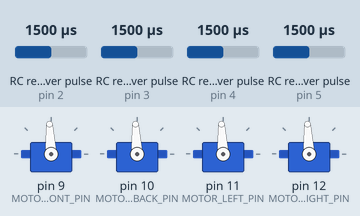
The sketch below on a simulated Arduino Uno, built with avr-gcc and run on an emulated ATmega328P. Parts: 4 × servo. Wiring (inferred from the names in the program): 4 × RC receiver channel: data pin 2 / data pin 3 / data pin 4 / data pin 5. The inputs (shaded band) are chosen by the test bench; at power-on: RC receiver pulse (sensors on pin 2, pin 3, pin 4, pin 5) 1500 µs.

Above: at 1.2 s.
1.3 s: RC receiver pulse (sensor on pin 2) set to 1020 µs
At 2.4 s:
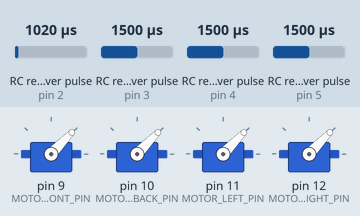
2.8 s: RC receiver pulse (sensor on pin 2) set to 1250 µs
At 3.6 s:
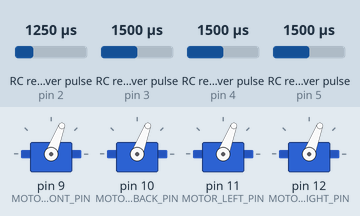
4.3 s: RC receiver pulse (sensor on pin 2) set to 1750 µs
At 4.7 s:
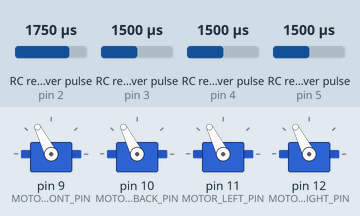
5.8 s: RC receiver pulse (sensor on pin 2) set to 1980 µs
At 7.0 s:
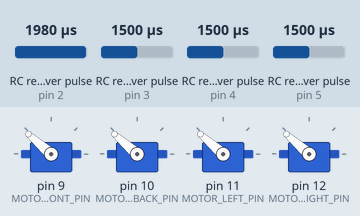
7.3 s: RC receiver pulse (sensor on pin 2) set to 1500 µs
At 8.2 s:
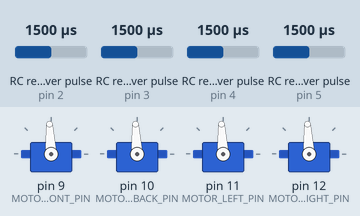
Timing chart, 0 to 9.8 s (numbered marks = the images above; inputs shaded):
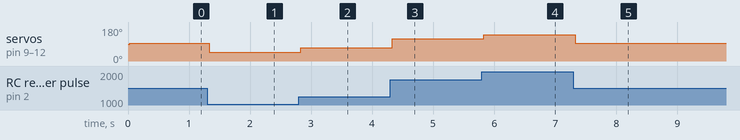

The sketch:

drone_flight_controller.ino
```cpp
#include <MPU6050.h>
#include <Wire.h>
#include <Servo.h>

// Define pins for motor control
#define MOTOR_FRONT_PIN 9
#define MOTOR_BACK_PIN 10
#define MOTOR_LEFT_PIN 11
#define MOTOR_RIGHT_PIN 12

// Define pins for RC receiver
#define THROTTLE_PIN 2
#define ROLL_PIN 3
#define PITCH_PIN 4
#define YAW_PIN 5

// Define constants for motor speed range
#define MOTOR_MIN_SPEED 1000
#define MOTOR_MAX_SPEED 2000

// Initialize servo objects for motor control
Servo motor_front;
Servo motor_back;
Servo motor_left;
Servo motor_right;

// Variables to store RC receiver values
int throttle, roll, pitch, yaw;

// Initialize MPU6050 object
MPU6050 gyro;

// Variables to store gyro data
float gyro_x, gyro_y, gyro_z;

// Function to initialize motors
void initializeMotors() {
  motor_front.attach(MOTOR_FRONT_PIN);
  motor_back.attach(MOTOR_BACK_PIN);
  motor_left.attach(MOTOR_LEFT_PIN);
  motor_right.attach(MOTOR_RIGHT_PIN);
}

// Function to initialize RC receiver
void initializeReceiver() {
  pinMode(THROTTLE_PIN, INPUT);
  pinMode(ROLL_PIN, INPUT);
  pinMode(PITCH_PIN, INPUT);
  pinMode(YAW_PIN, INPUT);
}

// Function to initialize gyro sensor
void initializeGyro() {
  Wire.begin();
  gyro.initialize();
  gyro.setDLPFMode(MPU6050_DLPF_BW_20);
}

// Function to read values from RC receiver
void readReceiver() {
  throttle = pulseIn(THROTTLE_PIN, HIGH);
  roll = pulseIn(ROLL_PIN, HIGH);
  pitch = pulseIn(PITCH_PIN, HIGH);
  yaw = pulseIn(YAW_PIN, HIGH);
}

// Function to read gyro sensor data
void readGyro() {
  //  gyro.getRotation(&gyro_x, &gyro_y, &gyro_z);
}

// Function to map RC receiver values to motor speeds
void mapReceiverToMotors() {
  int motor_front_speed = throttle;
  int motor_back_speed = throttle;
  int motor_left_speed = throttle;
  int motor_right_speed = throttle;

  // Adjust motor speeds based on roll, pitch, and yaw inputs
  // Implement your own logic here

  // Set motor speeds
  motor_front.writeMicroseconds(motor_front_speed);
  motor_back.writeMicroseconds(motor_back_speed);
  motor_left.writeMicroseconds(motor_left_speed);
  motor_right.writeMicroseconds(motor_right_speed);
}

void setup() {
  // Initialize motors
  initializeMotors();
  // Initialize RC receiver
  initializeReceiver();
  // Initialize gyro sensor
  initializeGyro();
}

void loop() {
  // Read values from RC receiver
  readReceiver();
  // Read gyro sensor data
  readGyro();
  // Map receiver values to motor speeds
  mapReceiverToMotors();
}
```

Measured:
- after the input at 1.3 s, servo on pin 9 (MOTOR_FRONT_PIN), servo on pin 10 (MOTOR_BACK_PIN), servo on pin 11 (MOTOR_LEFT_PIN), servo on pin 12 (MOTOR_RIGHT_PIN): 93° → 46° at once
- after the input at 2.8 s, servo on pin 9 (MOTOR_FRONT_PIN), servo on pin 10 (MOTOR_BACK_PIN), servo on pin 11 (MOTOR_LEFT_PIN), servo on pin 12 (MOTOR_RIGHT_PIN): 46° → 69° at once
- after the input at 4.3 s, servo on pin 9 (MOTOR_FRONT_PIN), servo on pin 10 (MOTOR_BACK_PIN), servo on pin 11 (MOTOR_LEFT_PIN), servo on pin 12 (MOTOR_RIGHT_PIN): 69° → 117° at once
- after the input at 5.8 s, servo on pin 9 (MOTOR_FRONT_PIN), servo on pin 10 (MOTOR_BACK_PIN), servo on pin 11 (MOTOR_LEFT_PIN), servo on pin 12 (MOTOR_RIGHT_PIN): 117° → 139° at once
- after the input at 7.3 s, servo on pin 9 (MOTOR_FRONT_PIN), servo on pin 10 (MOTOR_BACK_PIN), servo on pin 11 (MOTOR_LEFT_PIN), servo on pin 12 (MOTOR_RIGHT_PIN): 139° → 93° at once
